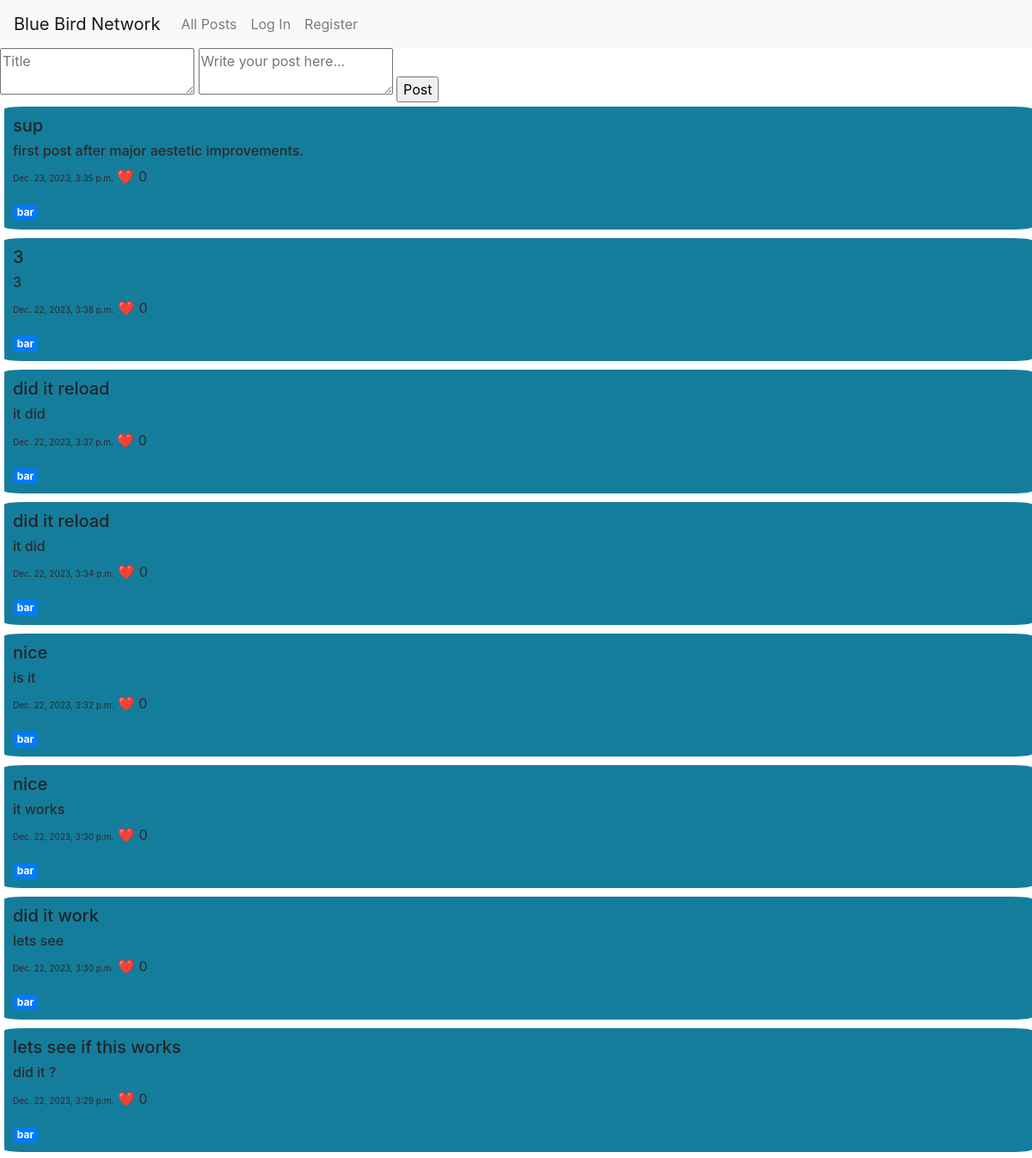
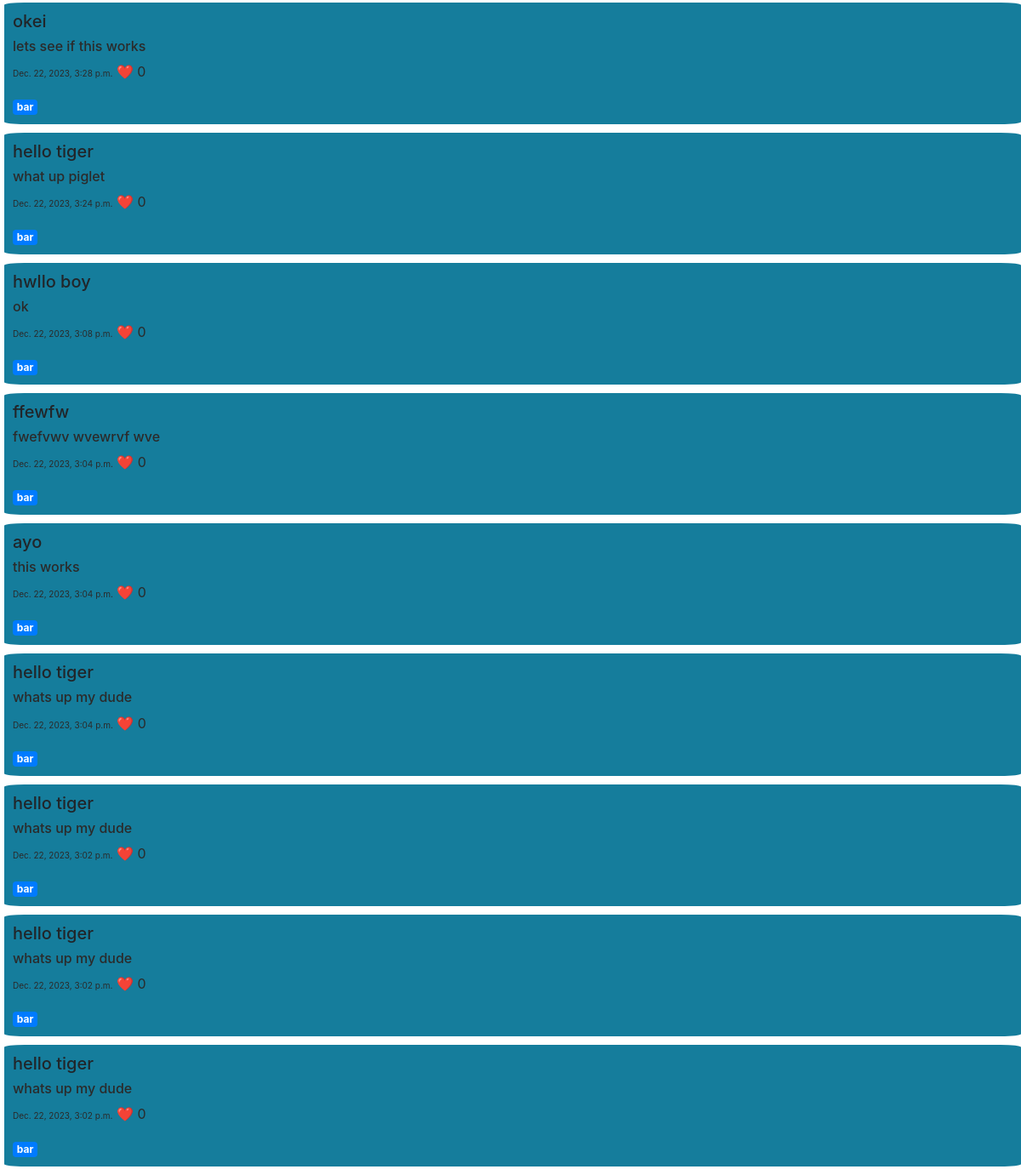
/, run on an earlier commit of the app's database (2 pictures, top to bottom).
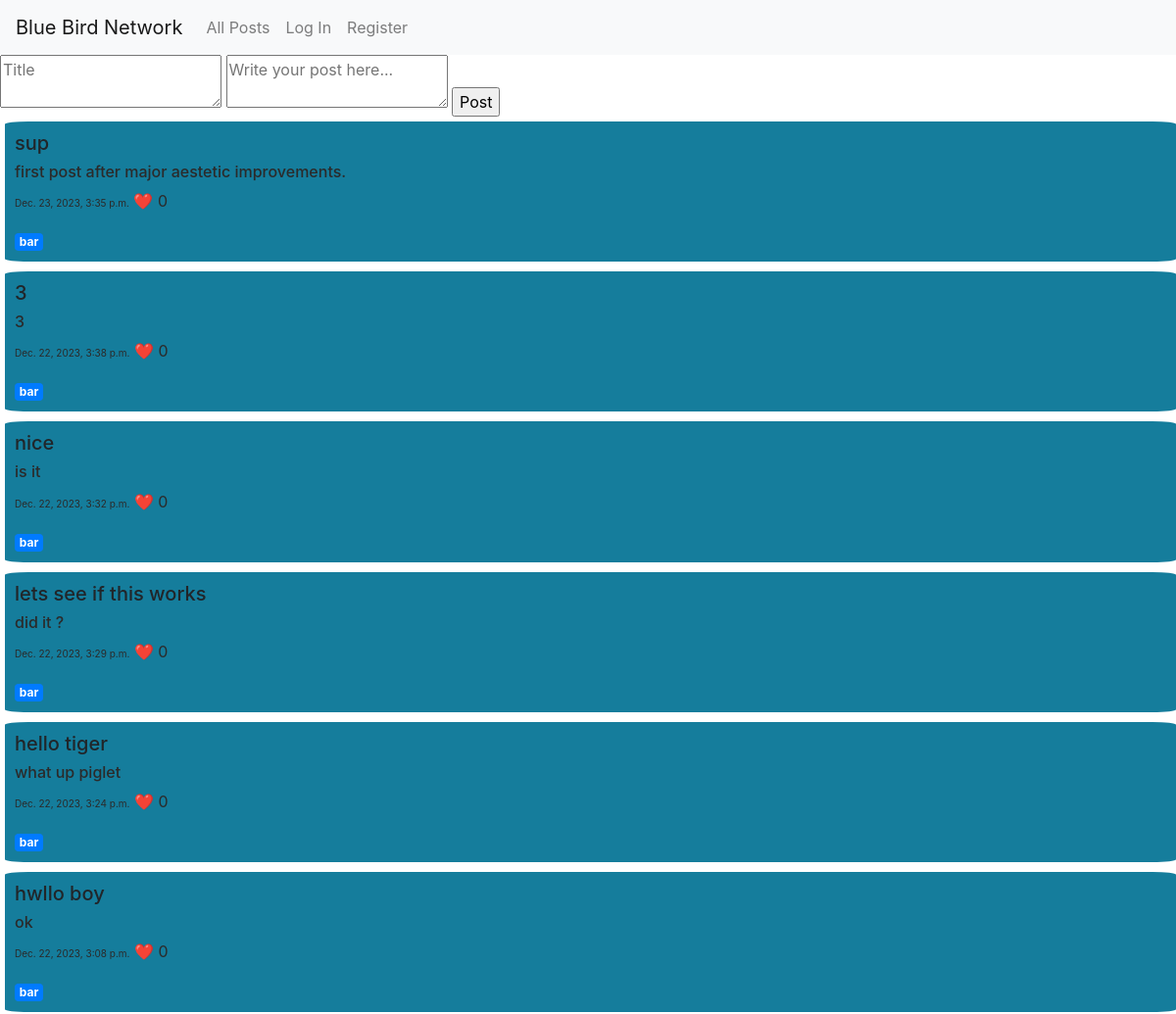
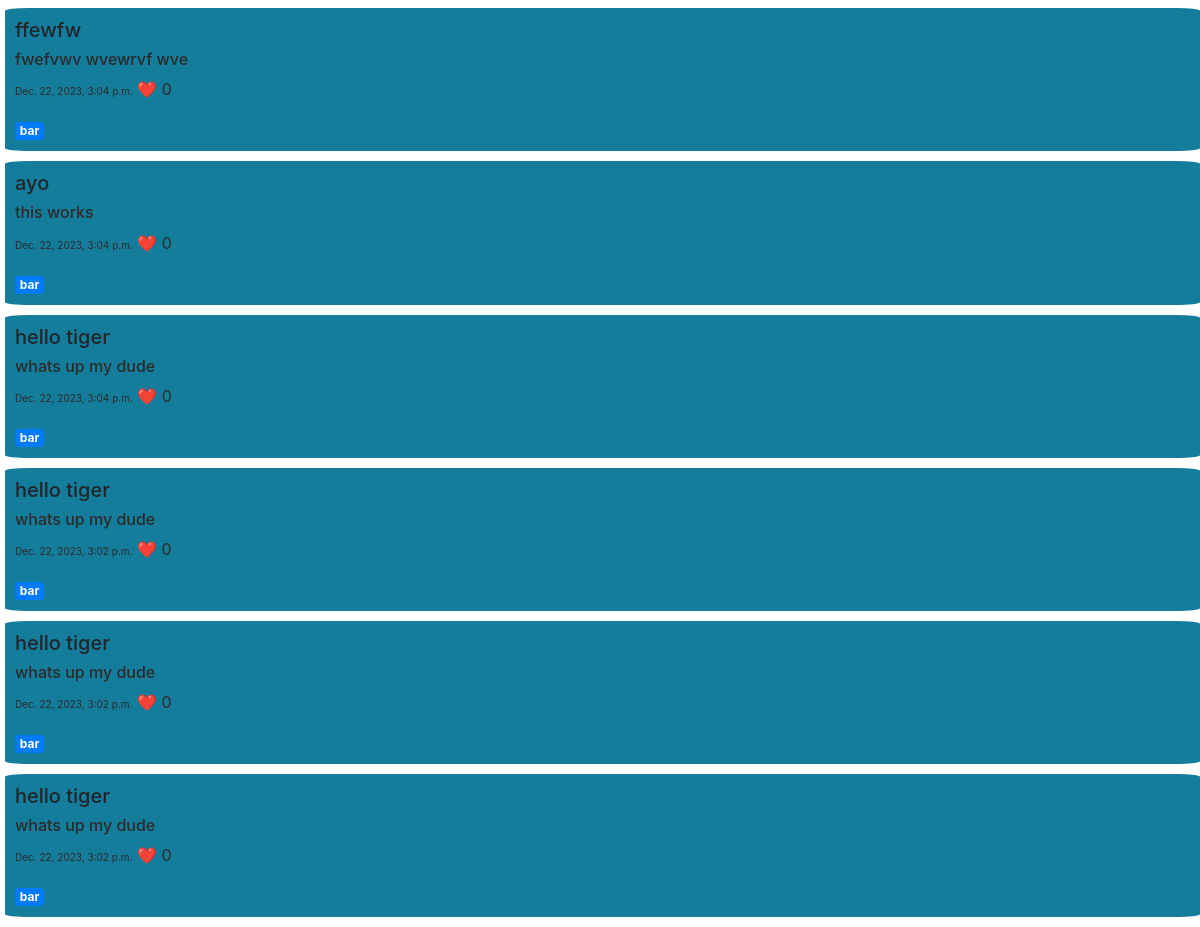
And on a later commit of the database (2 pictures, top to bottom).
### network/models.py (models this page shows, shortened)
class Tweet(models.Model):
    user = models.ForeignKey(User, on_delete=models.CASCADE, related_name= "user1")
    title = models.CharField(max_length=64)
    content = models.TextField()
    timestamp = models.DateTimeField(auto_now_add=True)
    likes = models.IntegerField(default = 0)

class User(AbstractUser):
    pass

### network/views.py (the view)
# urls.py: path("", views.index, name="index"),
def index(request):
    old_posts = Tweet.objects.all().order_by("-timestamp")
    return render(request, "network/index.html", {'old_posts': old_posts})

### network/templates/network/index.html (shortened to what this page needs)
{% extends "network/layout.html" %}
{% block body %}
    <html lang="en">
        <body>
            <form id="post-form" method="POST">
                <textarea id="title-content" name = "title" placeholder = "Title"></textarea>
                <textarea id="post-content" name="content" placeholder="Write your post here..."></textarea>
                <input style="margin-bottom: 5px; " id = "submit-post" type="submit" value="Post">
            </form>
            {% for post in old_posts %}
                <div id = "old_posts">
                    <h5>{{ post.title }}</h5>
                    <h6 style="color:rgb(43, 42, 42);">{{ post.content }}</h6>
                    <p style=" color:rgb(43, 42, 42);"><span style = "font-size: x-small;">{{ post.timestamp }}</span> ❤️ <span>{{ post.likes }}</span></p>
                    <a href="{% url 'smprofile' post.user.username %}" class="badge badge-primary">{{ post.user }}</a>
                </div>
            {% endfor %}
        </body>
    </html>
{% endblock %}

What changed in the data, as far as the page shows it:
removed Tweet: title "did it reload", content "it did", timestamp "Dec. 22, 2023, 3:37 p.m.", likes "0", user "bar"
removed Tweet: title "did it reload", content "it did", timestamp "Dec. 22, 2023, 3:34 p.m.", likes "0", user "bar"
removed Tweet: title "nice", content "it works", timestamp "Dec. 22, 2023, 3:30 p.m.", likes "0", user "bar"
removed Tweet: title "did it work", content "lets see", timestamp "Dec. 22, 2023, 3:30 p.m.", likes "0", user "bar"
removed Tweet: title "okei", content "lets see if this works", timestamp "Dec. 22, 2023, 3:28 p.m.", likes "0", user "bar"
